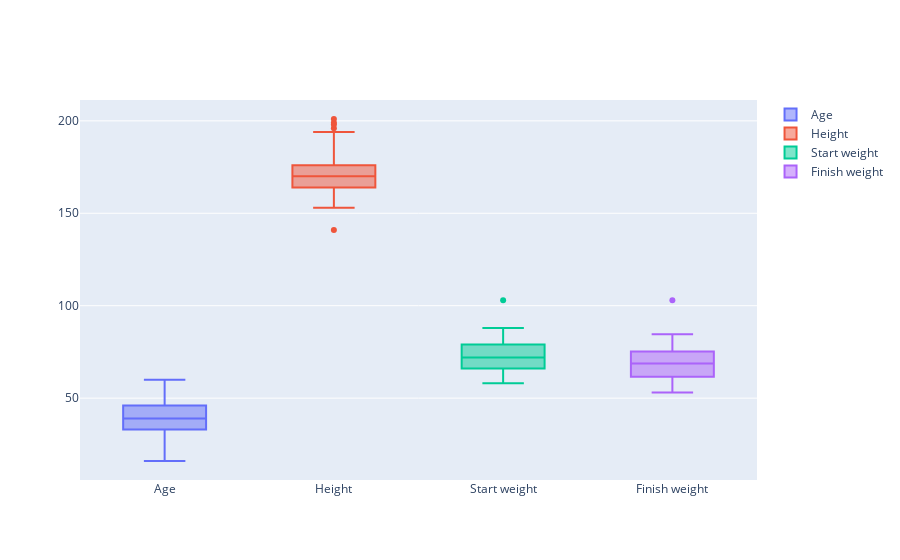

Notebook code for this chart:
### Code cell
fig = go.Figure()

fig.add_trace(go.Box(y=data.Age.values, name = "Age"))
fig.add_trace(go.Box(y=data.Height.values, name = "Height"))
fig.add_trace(go.Box(y=data["pre.weight"].values, name = "Start weight"))
fig.add_trace(go.Box(y=data["weight6weeks"].values, name = "Finish weight"))

fig.show()
